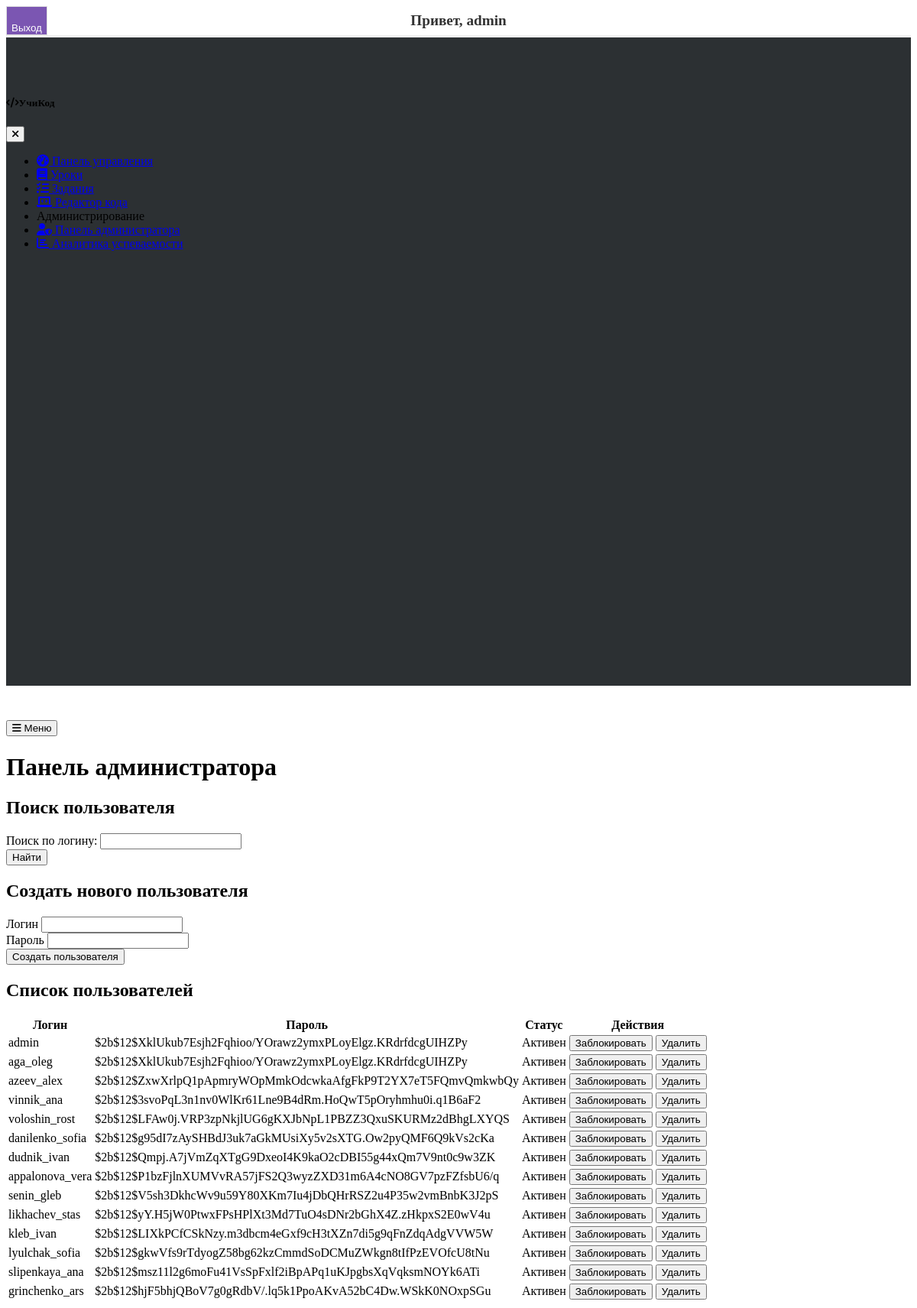
The app's page /admin_panel (signed in) with its own data.
### models.py (models this page shows, shortened)
class User(UserMixin, db.Model):
    id = db.Column(db.Integer, primary_key=True)
    username = db.Column(db.String(120), unique=True, nullable=False)
    password = db.Column(db.String(60), nullable=False)
    is_active = db.Column(db.Boolean, default=True)  # Добавлен атрибут is_active

### app.py (the view, shortened to what this page needs)
@app.route('/admin_panel', methods=['GET', 'POST'])
@login_required
def admin_panel():
    search_query = request.args.get('search', '')
    if search_query:
        users = User.query.filter(User.username.like(f"%{search_query}%")).all()
    else:
        users = User.query.all()
    return render_template('admin_panel.html', users=users)

### app.py (called while the page is built)
@login_manager.user_loader
def load_user(user_id):
    return User.query.get(int(user_id))

### templates/admin_panel.html (shortened to what this page needs)
{% extends "layout.html" %}
{% block content %}
    <div class="container">
        <h1>Панель администратора</h1>
        <h2>Поиск пользователя</h2>
        <form method="GET" class="mb-4">
            <div class="mb-3">
                <label for="search" class="form-label">Поиск по логину:</label>
                <input type="text" class="form-control" id="search" name="search" value="{{ request.args.get('search', '') }}">
            </div>
            <button type="submit" class="btn btn-primary">Найти</button>
        </form>
        <h2>Создать нового пользователя</h2>
        <form method="POST">
            <div class="mb-3">
                <label for="username" class="form-label">Логин</label>
                <input type="text" class="form-control" id="username" name="username" required>
            </div>
            <div class="mb-3">
                <label for="password" class="form-label">Пароль</label>
                <input type="password" class="form-control" id="password" name="password" required>
            </div>
            <button type="submit" name="create_user" class="btn btn-primary">Создать пользователя</button>
        </form>
        <h2>Список пользователей</h2>
        <table class="table table-hover">
            <thead>
                <tr>
                    <th>Логин</th>
                    <th>Пароль</th>
                    <th>Статус</th>
                    <th>Действия</th>
                </tr>
            </thead>
            <tbody>
                {% for user in users %}
                    <tr>
                        <td>{{ user.username }}</td>
                        <td>{{ user.password }}</td>
                        <td>
                            {% if user.is_active %}
                                <span class="badge bg-success">Активен</span>
                            {% else %}
                                <span class="badge bg-danger">Заблокирован</span>
                            {% endif %}
                        </td>
                        <td>
                            <form method="POST" style="display:inline;">
                                <button type="submit" name="toggle_user_status" class="btn btn-warning btn-sm">
                                    {% if user.is_active %}Заблокировать{% else %}Активировать{% endif %}
                                </button>
                            </form>
                            <form method="POST" style="display:inline;">
                                <button type="submit" name="delete_user" class="btn btn-danger btn-sm">Удалить</button>
                            </form>
                        </td>
                    </tr>
                {% endfor %}
            </tbody>
        </table>
    </div>
{% endblock %}

### templates/layout.html (shortened to what this page needs)
<!DOCTYPE html>
<html lang="ru" data-bs-theme="dark">
<head>
    <link rel="stylesheet" href="https://cdn.replit.com/agent/bootstrap-agent-dark-theme.min.css">
    <link rel="stylesheet" href="https://cdnjs.cloudflare.com/ajax/libs/font-awesome/6.0.0/css/all.min.css">
    <link rel="stylesheet" href="https://cdnjs.cloudflare.com/ajax/libs/codemirror/5.65.2/codemirror.min.css">
    <link rel="stylesheet" href="https://cdnjs.cloudflare.com/ajax/libs/codemirror/5.65.2/theme/darcula.min.css">
    <link rel="stylesheet" href="{{ url_for('static', filename='css/custom.css') }}">
</head>
<body>
<nav class="navbar navbar-expand-lg navbar-light custom-navbar">
    <div class="container">
        <div class="d-flex">
            {% if current_user.is_authenticated %}
                <div class="navbar-text-overlay">
                    Привет, {{ current_user.username }}
                </div>
                <form action="{{ url_for('logout') }}" method="post">
                    <button class="btn btn-light" type="submit" style="background-color: #7b56b2; color: white;">
                        Выход
                    </button>
                </form>
            {% else %}
                <a class="btn btn-light" href="{{ url_for('login') }}" style="background-color: #7b56b2; color: white;">Войти</a>
            {% endif %}
        </div>
    </div>
</nav>
    <div class="container-fluid">
        <div class="row">
            <div class="col-md-3 col-lg-2 d-md-block sidebar" id="sidebar-menu">
                <div class="sidebar-sticky">
                    <div class="d-flex justify-content-between align-items-center p-3 mb-3 border-bottom">
                        <h5 class="m-0"><i class="fas fa-code me-2"></i>УчиКод</h5>
                        <button class="btn btn-link d-md-none" type="button" aria-label="Close sidebar">
                            <i class="fas fa-times"></i>
                        </button>
                    </div>
                    <ul class="nav flex-column">
                        <li class="nav-item">
                            <a class="nav-link {% if request.path == '/dashboard' %}active{% endif %}" href="{{ url_for('dashboard') }}">
                                <i class="fas fa-tachometer-alt me-2"></i> Панель управления
                            </a>
                        </li>
                        <li class="nav-item">
                            <a class="nav-link {% if request.path == '/lessons' %}active{% endif %}" href="{{ url_for('lessons') }}">
                                <i class="fas fa-book me-2"></i> Уроки
                            </a>
                        </li>
                        <li class="nav-item">
                            <a class="nav-link {% if request.path == '/assignments' %}active{% endif %}" href="{{ url_for('assignments') }}">
                                <i class="fas fa-tasks me-2"></i> Задания
                            </a>
                        </li>
                        <li class="nav-item">
                            <a class="nav-link {% if request.path == '/code_editor' %}active{% endif %}" href="{{ url_for('code_editor') }}">
                                <i class="fas fa-laptop-code me-2"></i> Редактор кода
                            </a>
                        </li>
                        <li class="nav-item mt-3">
                            <div class="sidebar-heading px-3 py-2">
                                <span class="text-muted text-uppercase">Администрирование</span>
                            </div>
                        </li>
                        <li class="nav-item">
                            <a class="nav-link {% if request.path == '/admin_panel' %}active{% endif %}" href="{{ url_for('admin_panel') }}">
                                <i class="fas fa-user-shield me-2"></i> Панель администратора
                            </a>
                        </li>
                        <li class="nav-item">
                            <a class="nav-link {% if request.path == '/analytics' %}active{% endif %}" href="{{ url_for('analytics_dashboard') }}">
                                <i class="fas fa-chart-bar me-2"></i> Аналитика успеваемости
                            </a>
                        </li>
                    </ul>
                </div>
            </div>
            <main class="col-md-9 ms-sm-auto col-lg-10 px-md-4 main-content">
                <div class="d-flex justify-content-between flex-wrap flex-md-nowrap align-items-center pt-3 pb-2 mb-3 border-bottom">
                    <div class="btn-toolbar mb-2 mb-md-0">
                        <button class="btn btn-sm btn-outline-secondary d-md-none" id="mobile-menu-toggle">
                            <i class="fas fa-bars"></i> Меню
                        </button>
                    </div>
                </div>
                {% block content %}{% endblock %}
            </main>
        </div>
    </div>
</body>
</html>

### templates/custom.css (style rules this page uses)
.sidebar { height: 100%; min-height: 100vh; position: sticky; top: 0; z-index: 100; padding: 48px 0 0; box-shadow: inset -1px 0 0 rgba(0, 0, 0, .1); }
.sidebar-sticky { position: relative; top: 0; height: calc(100vh - 48px); padding-top: 0.5rem; overflow-x: hidden; overflow-y: auto; }
.main-content { padding-top: 1.5rem; }
[data-bs-theme=dark] .sidebar { background-color: rgba(33, 37, 41, 0.95); }
[data-bs-theme=dark] .table { --bs-table-hover-color: var(--bs-gray-200); }
.custom-navbar { background-color: #ffffff; border-bottom: 3px solid #f0f0f0; position: relative; }
.navbar-text-overlay { position: absolute; top: 50%; left: 50%; transform: translate(-50%, -50%); color: #333333; font-size: 1.2rem; font-weight: bold; z-index: 10; }
.custom-navbar .btn-light { background-color: #f8f9fa; color: #333; border: 1px solid #ddd; padding-top: 20px; }

### records on screen
User: username "admin", password "$2b$12$XklUkub7Esjh2Fqhioo/YOrawz2ymxPLoyElgz.KRdrfdcgUIHZPy", is_active "Активен"
User: username "aga_oleg", password "$2b$12$XklUkub7Esjh2Fqhioo/YOrawz2ymxPLoyElgz.KRdrfdcgUIHZPy", is_active "Активен"
User: username "azeev_alex", password "$2b$12$ZxwXrlpQ1pApmryWOpMmkOdcwkaAfgFkP9T2YX7eT5FQmvQmkwbQy", is_active "Активен"
User: username "vinnik_ana", password "$2b$12$3svoPqL3n1nv0WlKr61Lne9B4dRm.HoQwT5pOryhmhu0i.q1B6aF2", is_active "Активен"
User: username "voloshin_rost", password "$2b$12$LFAw0j.VRP3zpNkjlUG6gKXJbNpL1PBZZ3QxuSKURMz2dBhgLXYQS", is_active "Активен"
User: username "danilenko_sofia", password "$2b$12$g95dI7zAySHBdJ3uk7aGkMUsiXy5v2sXTG.Ow2pyQMF6Q9kVs2cKa", is_active "Активен"
User: username "dudnik_ivan", password "$2b$12$Qmpj.A7jVmZqXTgG9DxeoI4K9kaO2cDBI55g44xQm7V9nt0c9w3ZK", is_active "Активен"
User: username "appalonova_vera", password "$2b$12$P1bzFjlnXUMVvRA57jFS2Q3wyzZXD31m6A4cNO8GV7pzFZfsbU6/q", is_active "Активен"
User: username "senin_gleb", password "$2b$12$V5sh3DkhcWv9u59Y80XKm7Iu4jDbQHrRSZ2u4P35w2vmBnbK3J2pS", is_active "Активен"
User: username "likhachev_stas", password "$2b$12$yY.H5jW0PtwxFPsHPlXt3Md7TuO4sDNr2bGhX4Z.zHkpxS2E0wV4u", is_active "Активен"
User: username "kleb_ivan", password "$2b$12$LIXkPCfCSkNzy.m3dbcm4eGxf9cH3tXZn7di5g9qFnZdqAdgVVW5W", is_active "Активен"
User: username "lyulchak_sofia", password "$2b$12$gkwVfs9rTdyogZ58bg62kzCmmdSoDCMuZWkgn8tIfPzEVOfcU8tNu", is_active "Активен"
User: username "slipenkaya_ana", password "$2b$12$msz11l2g6moFu41VsSpFxlf2iBpAPq1uKJpgbsXqVqksmNOYk6ATi", is_active "Активен"
User: username "grinchenko_ars", password "$2b$12$hjF5bhjQBoV7g0gRdbV/.lq5k1PpoAKvA52bC4Dw.WSkK0NOxpSGu", is_active "Активен"
